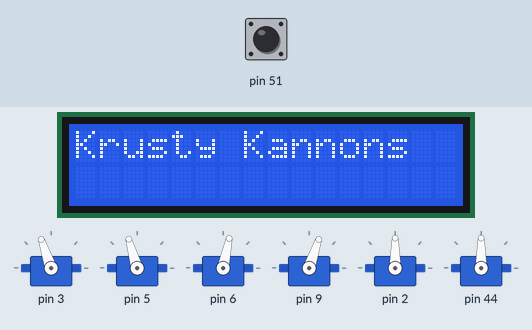
The sketch below on a simulated Arduino Uno, built with avr-gcc and run on an emulated ATmega328P. On the bench: 6 × servo, 16×2 character LCD. The test bench sets the inputs (shaded band); at power-on: pin 51 LOW.

Above: at 0.9 s.
1.0 s: pin 51 pulsed HIGH 2 times (0.12 s each, 0.3 s apart)
At 3.2 s:
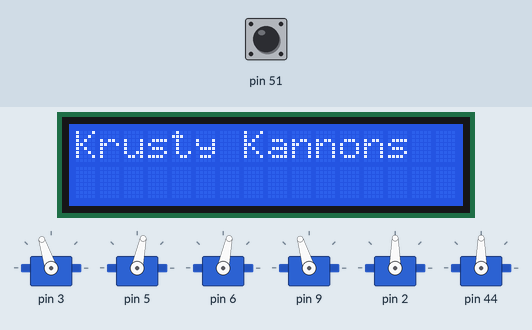
At 4.0 s:
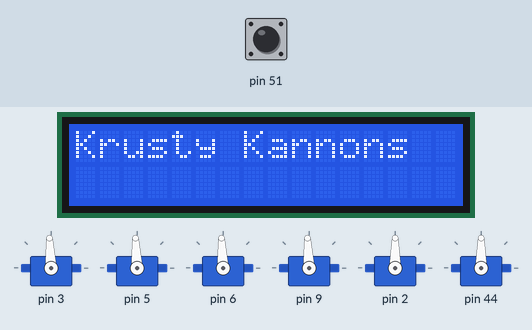
Timing chart, 0 to 16.6 s (numbered marks = the images above; inputs shaded):
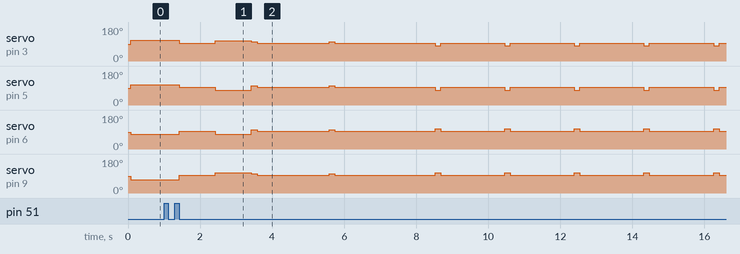

The sketch:

courseSalinityRight.ino
```cpp
#include "KK_Robot.h"

Robot* robot;
void setup() {
  // servo, trigger, echo, ir, salinity servo
  robot = new Robot(2, 51, 52, 26, 44);
  robot->turnNav(0);

//  // First turn
  robot->go(90, 30);
  while (robot->measureDistance() < 2000) {

    delay(50);
  }
  robot->stop();
  delay(1000);

  // go forward a certain distance
  robot->go(0, 30);
  delay(1000);
  robot->turnRobot(30);
  delay(1000);
  robot->stop();
  delay(1000);
  robot->turnRobot(30);
  delay(1000);


  while(robot->getLetters()[0]!='S'&&robot->getLetters()[1]!='S'&&robot->getLetters()[2]!='S'){
    robot->go(270,30);
    delay(150);
    robot->stop();


  }

  // go left a tad
   robot->go(270,30);
  delay(200);
  robot->stop();
  delay(2000);

  // go up half of ramp
  robot->go(0,30);
  delay(1500);
  robot->stop();
  delay(2000);

  // get incline off adc
  robot->print(String (robot->getIncline()));
  delay(2000);

  // go up half of ramp
  robot->go(0,30);
  delay(1700);
  robot->stop();
  delay(2000);

  robot->pullUpSalinity();

}
void loop() {


}
```

Measured:
- after the input at 1.0 s, servo on pin 3: 109° → 93° after 0.42 s, → 108° 1.0 s later, → 102° 1.0 s later, → 93° 0.16 s later, … (16 changes in this stretch); servo on pin 5: 106° → 93° after 0.42 s, → 78° 1.0 s later, → 102° 1.0 s later, → 93° 0.16 s later, … (16 changes in this stretch)
